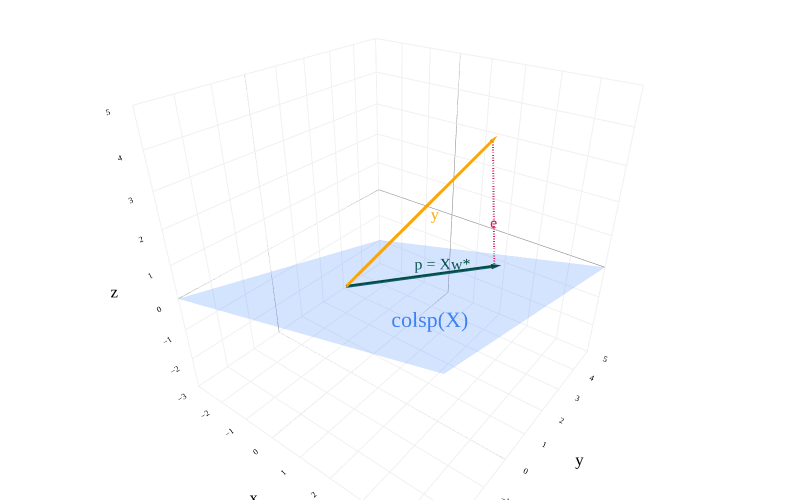

The code cell stored with this chart in its notebook:
### Markdown cell above
### Picture 2: The Projection View ($\mathbb{R}^n$)

Then, there is the diagram that shows that the optimal predictions, ${\color{#004d40} \vec p} = {\color{#3d81f6} X} \vec w^*$, are the orthogonal projections of $\color{orange} \vec y$ onto $\text{colsp}({\color{#3d81f6} X})$. Unlike the above plot, which is in $\mathbb{R}^2$, this one is in $\mathbb{R}^n$, where $n$ is our number of data points.

### Code cell
norm_fig.show()

### Figure 1 — Plotly figure (JSON) as saved in the notebook; plotly's stock layout.template omitted (floating-point values rounded to 4 significant figures)
{"data": [{"hovertemplate": "(%{x}, %{y}, %{z})<extra></extra>", "line": {"color": "orange", "width": 6}, "mode": "lines", "showlegend": false, "type": "scatter3d", "x": [0, 1.5], "y": [0, 4.5], "z": [0, 3]}, {"colorscale": [[0, "orange"], [1, "orange"]], "hoverinfo": "skip", "showlegend": false, "showscale": false, "sizemode": "raw", "sizeref": 0.4, "type": "cone", "u": [0.15], "v": [0.45], "w": [0.3], "x": [1.5], "y": [4.5], "z": [3]}, {"hoverinfo": "skip", "mode": "text", "showlegend": false, "text": ["y"], "textfont": {"color": "orange", "family": "Palatino", "size": 16}, "textposition": "middle center", "type": "scatter3d", "x": [1.224], "y": [2.203], "z": [1.5]}, {"colorscale": [[0, "rgba(61,129,246,0.3)"], [1, "rgba(61,129,246,0.3)"]], "opacity": 0.8, "showscale": false, "type": "surface", "x": [[-40.0, -20.0, 0.0], [-20.0, 0.0, 20.0], [0.0, 20.0, 40.0]], "y": [[-20.0, -20.0, -20.0], [0.0, 0.0, 0.0], [20.0, 20.0, 20.0]], "z": [[-5.0, 0.0, 5.0], [-5.0, 0.0, 5.0], [-5.0, 0.0, 5.0]]}, {"mode": "text", "showlegend": false, "text": ["colsp(X)"], "textfont": {"color": "#3d81f6", "size": 22}, "textposition": "middle center", "type": "scatter3d", "x": [4], "y": [-2], "z": [2]}, {"line": {"color": "#004d40", "width": 6}, "mode": "lines", "showlegend": false, "type": "scatter3d", "x": [0, 2.333], "y": [0, 3.667], "z": [0, -0.3333]}, {"colorscale": [[0, "#004d40"], [1, "#004d40"]], "showlegend": false, "showscale": false, "sizemode": "absolute", "sizeref": 0.3, "type": "cone", "u": [2.333], "v": [3.667], "w": [-0.3333], "x": [2.333], "y": [3.667], "z": [-0.3333]}, {"line": {"color": "#d81a60", "dash": "dash", "width": 4}, "mode": "lines", "showlegend": false, "type": "scatter3d", "x": [2.333, 1.5], "y": [3.667, 4.5], "z": [-0.3333, 3]}, {"mode": "text", "showlegend": false, "text": ["p = Xw*"], "textfont": {"color": "#004d40", "size": 16}, "textposition": "middle center", "type": "scatter3d", "x": [1], "y": [3], "z": [-0.5]}, {"mode": "text", "showlegend": false, "text": ["e"], "textfont": {"color": "#d81a60", "size": 16}, "textposition": "bottom center", "type": "scatter3d", "x": [1.917], "y": [4.083], "z": [1.333]}], "layout": {"font": {"color": "black", "family": "Palatino", "size": 14}, "height": 500, "margin": {"b": 0, "l": 0, "r": 0, "t": 0}, "paper_bgcolor": "white", "plot_bgcolor": "white", "scene": {"aspectmode": "cube", "aspectratio": {"x": 1, "y": 1, "z": 1}, "bgcolor": "white", "camera": {"eye": {"x": 1, "y": -1.3, "z": 1}}, "xaxis": {"backgroundcolor": "white", "dtick": 1, "gridcolor": "#f0f0f0", "range": [-3, 5], "showbackground": true, "tickfont": {"size": 10}, "title": {"text": "x"}, "zerolinecolor": "gray"}, "yaxis": {"backgroundcolor": "white", "dtick": 1, "gridcolor": "#f0f0f0", "range": [-3, 5], "showbackground": true, "tickfont": {"size": 10}, "title": {"text": "y"}, "zerolinecolor": "gray"}, "zaxis": {"backgroundcolor": "white", "dtick": 1, "gridcolor": "#f0f0f0", "range": [-3, 5], "showbackground": true, "tickfont": {"size": 10}, "title": {"text": "z"}, "zerolinecolor": "gray"}}, "width": 800}}
